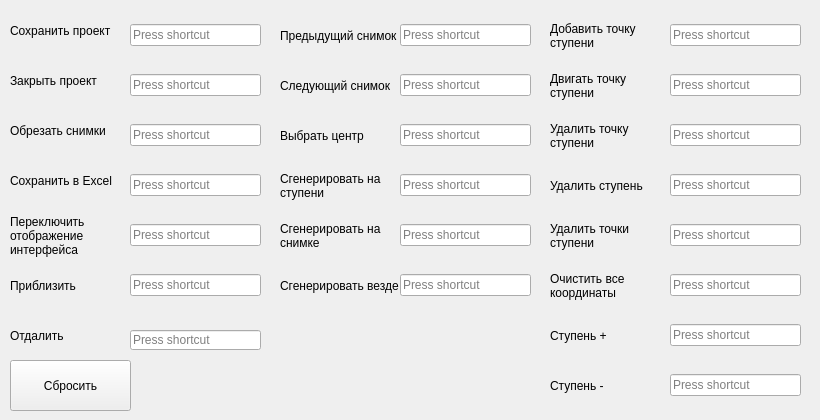
    <widget class="QWidget" name="Hotkeys">
     <attribute name="title">
      <string>Горячие клавиши</string>
     </attribute>
     <widget class="QWidget" name="widget_open_project" native="true">
      <property name="geometry">
       <rect>
        <x>0</x>
        <y>10</y>
        <width>271</width>
        <height>51</height>
       </rect>
      </property>
      <widget class="QLabel" name="label_hotkeys_save_project">
       <property name="geometry">
        <rect>
         <x>10</x>
         <y>0</y>
         <width>121</width>
         <height>41</height>
        </rect>
       </property>
       <property name="text">
        <string>Сохранить проект</string>
       </property>
       <property name="wordWrap">
        <bool>true</bool>
       </property>
      </widget>
      <widget class="QKeySequenceEdit" name="key_save_project">
       <property name="geometry">
        <rect>
         <x>130</x>
         <y>0</y>
         <width>131</width>
         <height>51</height>
        </rect>
       </property>
      </widget>
     </widget>
     <widget class="QWidget" name="widget_save_project" native="true">
      <property name="geometry">
       <rect>
        <x>0</x>
        <y>60</y>
        <width>271</width>
        <height>51</height>
       </rect>
      </property>
      <widget class="QLabel" name="label_close_project">
       <property name="geometry">
        <rect>
         <x>10</x>
         <y>0</y>
         <width>121</width>
         <height>41</height>
        </rect>
       </property>
       <property name="text">
        <string>Закрыть проект</string>
       </property>
       <property name="wordWrap">
        <bool>true</bool>
       </property>
      </widget>
      <widget class="QKeySequenceEdit" name="key_close_project">
       <property name="geometry">
        <rect>
         <x>130</x>
         <y>0</y>
         <width>131</width>
         <height>51</height>
        </rect>
       </property>
      </widget>
     </widget>
     <widget class="QWidget" name="widget_previous_image" native="true">
      <property name="geometry">
       <rect>
        <x>270</x>
        <y>10</y>
        <width>271</width>
        <height>51</height>
       </rect>
      </property>
      <widget class="QLabel" name="label_previous_image">
       <property name="geometry">
        <rect>
         <x>10</x>
         <y>5</y>
         <width>121</width>
         <height>41</height>
        </rect>
       </property>
       <property name="text">
        <string>Предыдущий снимок</string>
       </property>
       <property name="wordWrap">
        <bool>true</bool>
       </property>
      </widget>
      <widget class="QKeySequenceEdit" name="key_previous_image">
       <property name="geometry">
        <rect>
         <x>130</x>
         <y>0</y>
         <width>131</width>
         <height>51</height>
        </rect>
       </property>
      </widget>
     </widget>
     <widget class="QWidget" name="widget_next_image" native="true">
      <property name="geometry">
       <rect>
        <x>270</x>
        <y>60</y>
        <width>271</width>
        <height>51</height>
       </rect>
      </property>
      <widget class="QLabel" name="label_next_image">
       <property name="geometry">
        <rect>
         <x>10</x>
         <y>5</y>
         <width>121</width>
         <height>41</height>
        </rect>
       </property>
       <property name="text">
        <string>Следующий снимок</string>
       </property>
       <property name="wordWrap">
        <bool>true</bool>
       </property>
      </widget>
      <widget class="QKeySequenceEdit" name="key_next_image">
       <property name="geometry">
        <rect>
         <x>130</x>
         <y>0</y>
         <width>131</width>
         <height>51</height>
        </rect>
       </property>
      </widget>
     </widget>
     <widget class="QWidget" name="widget_select_center" native="true">
      <property name="geometry">
       <rect>
        <x>270</x>
        <y>110</y>
        <width>271</width>
        <height>51</height>
       </rect>
      </property>
      <widget class="QLabel" name="label_select_center">
       <property name="enabled">
        <bool>true</bool>
       </property>
       <property name="geometry">
        <rect>
         <x>10</x>
         <y>5</y>
         <width>121</width>
         <height>41</height>
        </rect>
       </property>
       <property name="text">
        <string>Выбрать центр</string>
       </property>
       <property name="wordWrap">
        <bool>true</bool>
       </property>
      </widget>
      <widget class="QKeySequenceEdit" name="key_select_center">
       <property name="enabled">
        <bool>true</bool>
       </property>
       <property name="geometry">
        <rect>
         <x>130</x>
         <y>0</y>
         <width>131</width>
         <height>51</height>
        </rect>
       </property>
      </widget>
     </widget>
     <widget class="QWidget" name="widget_close_project" native="true">
      <property name="geometry">
       <rect>
        <x>0</x>
        <y>110</y>
        <width>271</width>
        <height>51</height>
       </rect>
      </property>
      <widget class="QLabel" name="label_crop_images">
       <property name="geometry">
        <rect>
         <x>10</x>
         <y>0</y>
         <width>121</width>
         <height>41</height>
        </rect>
       </property>
       <property name="text">
        <string>Обрезать снимки</string>
       </property>
       <property name="wordWrap">
        <bool>true</bool>
       </property>
      </widget>
      <widget class="QKeySequenceEdit" name="key_crop_images">
       <property name="geometry">
        <rect>
         <x>130</x>
         <y>0</y>
         <width>131</width>
         <height>51</height>
        </rect>
       </property>
      </widget>
     </widget>
     <widget class="QWidget" name="widget_crop_images" native="true">
      <property name="geometry">
       <rect>
        <x>0</x>
        <y>160</y>
        <width>271</width>
        <height>51</height>
       </rect>
      </property>
      <widget class="QLabel" name="label_save_excel">
       <property name="geometry">
        <rect>
         <x>10</x>
         <y>0</y>
         <width>121</width>
         <height>41</height>
        </rect>
       </property>
       <property name="text">
        <string>Сохранить в Excel</string>
       </property>
       <property name="wordWrap">
        <bool>true</bool>
       </property>
      </widget>
      <widget class="QKeySequenceEdit" name="key_save_excel">
       <property name="geometry">
        <rect>
         <x>130</x>
         <y>0</y>
         <width>131</width>
         <height>51</height>
        </rect>
       </property>
      </widget>
     </widget>
     <widget class="QWidget" name="widget_save_excel" native="true">
      <property name="geometry">
       <rect>
        <x>0</x>
        <y>210</y>
        <width>271</width>
        <height>51</height>
       </rect>
      </property>
      <widget class="QLabel" name="label_switch_interface_mode">
       <property name="geometry">
        <rect>
         <x>10</x>
         <y>0</y>
         <width>121</width>
         <height>51</height>
        </rect>
       </property>
       <property name="text">
        <string>Переключить отображение интерфейса</string>
       </property>
       <property name="wordWrap">
        <bool>true</bool>
       </property>
      </widget>
      <widget class="QKeySequenceEdit" name="key_switch_interface_mode">
       <property name="geometry">
        <rect>
         <x>130</x>
         <y>0</y>
         <width>131</width>
         <height>51</height>
        </rect>
       </property>
      </widget>
     </widget>
     <widget class="QWidget" name="widget_select_coordinates" native="true">
      <property name="geometry">
       <rect>
        <x>270</x>
        <y>160</y>
        <width>271</width>
        <height>51</height>
       </rect>
      </property>
      <widget class="QKeySequenceEdit" name="key_generate_on_layer">
       <property name="geometry">
        <rect>
         <x>130</x>
         <y>0</y>
         <width>131</width>
         <height>51</height>
        </rect>
       </property>
      </widget>
      <widget class="QLabel" name="label_generate_on_layer">
       <property name="geometry">
        <rect>
         <x>10</x>
         <y>5</y>
         <width>121</width>
         <height>41</height>
        </rect>
       </property>
       <property name="text">
        <string>Сгенерировать на ступени</string>
       </property>
       <property name="wordWrap">
        <bool>true</bool>
       </property>
      </widget>
     </widget>
     <widget class="QWidget" name="widget_delete_coordinate" native="true">
      <property name="geometry">
       <rect>
        <x>270</x>
        <y>210</y>
        <width>271</width>
        <height>51</height>
       </rect>
      </property>
      <widget class="QKeySequenceEdit" name="key_generate_on_image">
       <property name="geometry">
        <rect>
         <x>130</x>
         <y>0</y>
         <width>131</width>
         <height>51</height>
        </rect>
       </property>
      </widget>
      <widget class="QLabel" name="label_generate_on_image">
       <property name="geometry">
        <rect>
         <x>10</x>
         <y>5</y>
         <width>121</width>
         <height>41</height>
        </rect>
       </property>
       <property name="text">
        <string>Сгенерировать на снимке</string>
       </property>
       <property name="wordWrap">
        <bool>true</bool>
       </property>
      </widget>
     </widget>
     <widget class="QWidget" name="widget_switch_interface_mode" native="true">
      <property name="geometry">
       <rect>
        <x>0</x>
        <y>260</y>
        <width>271</width>
        <height>51</height>
       </rect>
      </property>
      <widget class="QLabel" name="label_zoom_in">
       <property name="geometry">
        <rect>
         <x>10</x>
         <y>0</y>
         <width>121</width>
         <height>51</height>
        </rect>
       </property>
       <property name="text">
        <string>Приблизить</string>
       </property>
       <property name="wordWrap">
        <bool>true</bool>
       </property>
      </widget>
      <widget class="QKeySequenceEdit" name="key_zoom_in">
       <property name="geometry">
        <rect>
         <x>130</x>
         <y>0</y>
         <width>131</width>
         <height>51</height>
        </rect>
       </property>
      </widget>
     </widget>
     <widget class="QPushButton" name="button_reset_buttons">
      <property name="geometry">
       <rect>
        <x>10</x>
        <y>360</y>
        <width>121</width>
        <height>51</height>
       </rect>
      </property>
      <property name="autoFillBackground">
       <bool>false</bool>
      </property>
      <property name="text">
       <string>Сбросить</string>
      </property>
     </widget>
     <widget class="QWidget" name="widget_generate_on_layer" native="true">
      <property name="geometry">
       <rect>
        <x>270</x>
        <y>260</y>
        <width>271</width>
        <height>51</height>
       </rect>
      </property>
      <widget class="QKeySequenceEdit" name="key_generate_all">
       <property name="geometry">
        <rect>
         <x>130</x>
         <y>0</y>
         <width>131</width>
         <height>51</height>
        </rect>
       </property>
      </widget>
      <widget class="QLabel" name="label_generate_all">
       <property name="geometry">
        <rect>
         <x>10</x>
         <y>5</y>
         <width>121</width>
         <height>41</height>
        </rect>
       </property>
       <property name="text">
        <string>Сгенерировать везде</string>
       </property>
       <property name="wordWrap">
        <bool>true</bool>
       </property>
      </widget>
     </widget>
     <widget class="QWidget" name="widget_add_layer_point" native="true">
      <property name="geometry">
       <rect>
        <x>540</x>
        <y>10</y>
        <width>271</width>
        <height>51</height>
       </rect>
      </property>
      <widget class="QLabel" name="label_add_layer_point">
       <property name="geometry">
        <rect>
         <x>10</x>
         <y>5</y>
         <width>121</width>
         <height>41</height>
        </rect>
       </property>
       <property name="text">
        <string>Добавить точку ступени</string>
       </property>
       <property name="wordWrap">
        <bool>true</bool>
       </property>
      </widget>
      <widget class="QKeySequenceEdit" name="key_add_layer_point">
       <property name="geometry">
        <rect>
         <x>130</x>
         <y>0</y>
         <width>131</width>
         <height>51</height>
        </rect>
       </property>
      </widget>
     </widget>
     <widget class="QWidget" name="widget_move_layer_point" native="true">
      <property name="geometry">
       <rect>
        <x>540</x>
        <y>60</y>
        <width>271</width>
        <height>51</height>
       </rect>
      </property>
      <widget class="QLabel" name="label_move_layer_point">
       <property name="geometry">
        <rect>
         <x>10</x>
         <y>5</y>
         <width>121</width>
         <height>41</height>
        </rect>
       </property>
       <property name="text">
        <string>Двигать точку ступени</string>
       </property>
       <property name="wordWrap">
        <bool>true</bool>
       </property>
      </widget>
      <widget class="QKeySequenceEdit" name="key_move_layer_point">
       <property name="geometry">
        <rect>
         <x>130</x>
         <y>0</y>
         <width>131</width>
         <height>51</height>
        </rect>
       </property>
      </widget>
     </widget>
     <widget class="QWidget" name="widget_delete_layer_point" native="true">
      <property name="geometry">
       <rect>
        <x>540</x>
        <y>110</y>
        <width>271</width>
        <height>51</height>
       </rect>
      </property>
      <widget class="QLabel" name="label_delete_layer_point">
       <property name="geometry">
        <rect>
         <x>10</x>
         <y>5</y>
         <width>121</width>
         <height>41</height>
        </rect>
       </property>
       <property name="text">
        <string>Удалить точку ступени</string>
       </property>
       <property name="wordWrap">
        <bool>true</bool>
       </property>
      </widget>
      <widget class="QKeySequenceEdit" name="key_delete_layer_point">
       <property name="geometry">
        <rect>
         <x>130</x>
         <y>0</y>
         <width>131</width>
         <height>51</height>
        </rect>
       </property>
      </widget>
     </widget>
     <widget class="QWidget" name="widget_delete_layer" native="true">
      <property name="geometry">
       <rect>
        <x>540</x>
        <y>160</y>
        <width>271</width>
        <height>51</height>
       </rect>
      </property>
      <widget class="QLabel" name="label_delete_layer">
       <property name="geometry">
        <rect>
         <x>10</x>
         <y>5</y>
         <width>121</width>
         <height>41</height>
        </rect>
       </property>
       <property name="text">
        <string>Удалить ступень</string>
       </property>
       <property name="wordWrap">
        <bool>true</bool>
       </property>
      </widget>
      <widget class="QKeySequenceEdit" name="key_delete_layer">
       <property name="geometry">
        <rect>
         <x>130</x>
         <y>0</y>
         <width>131</width>
         <height>51</height>
        </rect>
       </property>
      </widget>
     </widget>
     <widget class="QWidget" name="widget_delete_layer_points" native="true">
      <property name="geometry">
       <rect>
        <x>540</x>
        <y>210</y>
        <width>271</width>
        <height>51</height>
       </rect>
      </property>
      <widget class="QLabel" name="label_delete_layer_points">
       <property name="geometry">
        <rect>
         <x>10</x>
         <y>5</y>
         <width>121</width>
         <height>41</height>
        </rect>
       </property>
       <property name="text">
        <string>Удалить точки ступени</string>
       </property>
       <property name="wordWrap">
        <bool>true</bool>
       </property>
      </widget>
      <widget class="QKeySequenceEdit" name="key_delete_layer_points">
       <property name="geometry">
        <rect>
         <x>130</x>
         <y>0</y>
         <width>131</width>
         <height>51</height>
        </rect>
       </property>
      </widget>
     </widget>
     <widget class="QWidget" name="widget_delete_all_points" native="true">
      <property name="geometry">
       <rect>
        <x>540</x>
        <y>260</y>
        <width>271</width>
        <height>51</height>
       </rect>
      </property>
      <widget class="QLabel" name="label_delete_all_points">
       <property name="geometry">
        <rect>
         <x>10</x>
         <y>5</y>
         <width>121</width>
         <height>41</height>
        </rect>
       </property>
       <property name="text">
        <string>Очистить все координаты</string>
       </property>
       <property name="wordWrap">
        <bool>true</bool>
       </property>
      </widget>
      <widget class="QKeySequenceEdit" name="key_delete_all_points">
       <property name="geometry">
        <rect>
         <x>130</x>
         <y>0</y>
         <width>131</width>
         <height>51</height>
        </rect>
       </property>
      </widget>
     </widget>
     <widget class="QWidget" name="widget_next_layer" native="true">
      <property name="geometry">
       <rect>
        <x>540</x>
        <y>310</y>
        <width>271</width>
        <height>51</height>
       </rect>
      </property>
      <widget class="QLabel" name="label_next_layer">
       <property name="geometry">
        <rect>
         <x>10</x>
         <y>5</y>
         <width>121</width>
         <height>41</height>
        </rect>
       </property>
       <property name="text">
        <string>Ступень +</string>
       </property>
       <property name="wordWrap">
        <bool>true</bool>
       </property>
      </widget>
      <widget class="QKeySequenceEdit" name="key_next_layer">
       <property name="geometry">
        <rect>
         <x>130</x>
         <y>0</y>
         <width>131</width>
         <height>51</height>
        </rect>
       </property>
      </widget>
     </widget>
     <widget class="QWidget" name="widget_previous_layer" native="true">
      <property name="geometry">
       <rect>
        <x>540</x>
        <y>360</y>
        <width>271</width>
        <height>51</height>
       </rect>
      </property>
      <widget class="QLabel" name="label_previous_layer">
       <property name="geometry">
        <rect>
         <x>10</x>
         <y>5</y>
         <width>121</width>
         <height>41</height>
        </rect>
       </property>
       <property name="text">
        <string>Ступень -</string>
       </property>
       <property name="wordWrap">
        <bool>true</bool>
       </property>
      </widget>
      <widget class="QKeySequenceEdit" name="key_previous_layer">
       <property name="geometry">
        <rect>
         <x>130</x>
         <y>0</y>
         <width>131</width>
         <height>51</height>
        </rect>
       </property>
      </widget>
     </widget>
     <widget class="QWidget" name="widget_switch_interface_mode_2" native="true">
      <property name="geometry">
       <rect>
        <x>0</x>
        <y>310</y>
        <width>271</width>
        <height>51</height>
       </rect>
      </property>
      <widget class="QLabel" name="label_zoom_out">
       <property name="geometry">
        <rect>
         <x>10</x>
         <y>0</y>
         <width>111</width>
         <height>51</height>
        </rect>
       </property>
       <property name="text">
        <string>Отдалить</string>
       </property>
      </widget>
      <widget class="QKeySequenceEdit" name="key_zoom_out">
       <property name="geometry">
        <rect>
         <x>130</x>
         <y>20</y>
         <width>131</width>
         <height>20</height>
        </rect>
       </property>
      </widget>
     </widget>
    </widget>
